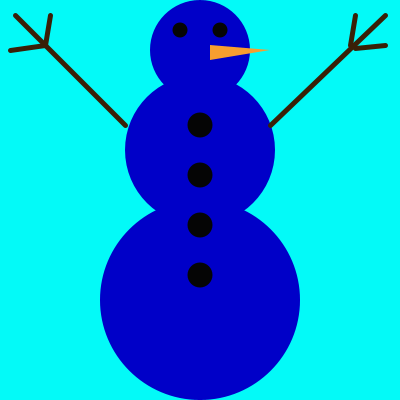
Frame 1 (no input)
Frame 60 (the mouse pressed at the canvas centre just before this capture): identical to frame 1, image omitted
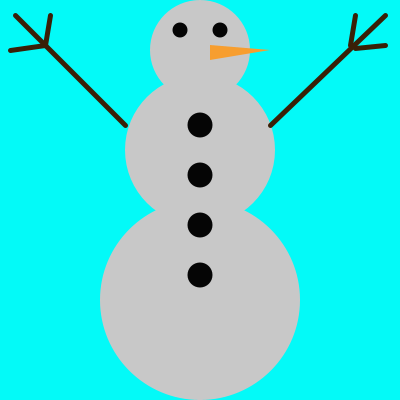
Frame 120 (the mouse held since frame 60 and released just before this capture)

The Processing sketch that drew these frames (run headless with seeded random() and noise(); from frame 60 on, the mouse is pressed at the canvas centre):

// Processing sketch: processing_88192
// ── processing_88192.pde

void setup()   
{
  size(400,400); //window 400pX400p
}

void draw()
{
  background(#03FAF8); // color of background
  fill(#A5FF00);
  noStroke();
  fill(mouseX,mouseY,200);
  ellipse(200,300,200,200);//lower body
  ellipse(200,150,150,150);//middle body part
  ellipse(200,50,100,100);//head
  fill(#050505);
  ellipse(200,125,25,25);//top button
  ellipse(200,175,25,25);//2nd button
  ellipse(200,225,25,25);//3rd button
  ellipse(200,275,25,25);//4th button
  ellipse(180,30,15,15);//eyeball
  ellipse(220,30,15,15);//eyeball
  fill(#F79E2F);
  triangle(210,60,210,45,270,50);//nose
  
  stroke(#392007);
  strokeWeight(5);
  line(15,15,125,125);//left arm
  line(385,15,270,125);//right arm
  line(45,45,50,15);
  line(45,45,10,50);
  line(350,45,355,15);
  line(385,45,355,48);
  
  
}
  
